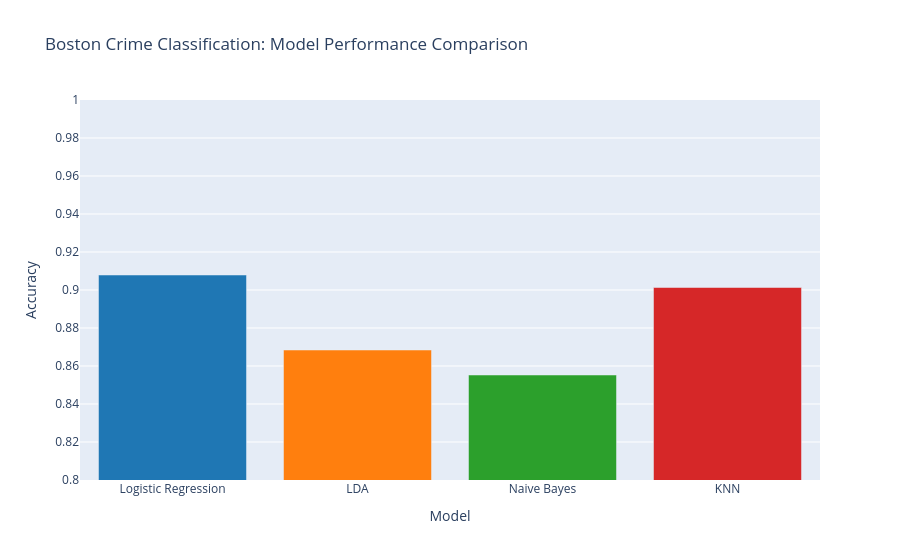

Notebook cell for this chart:
### Code cell
models = ['Logistic Regression', 'LDA', 'Naive Bayes', 'KNN']
accuracies = [
    accuracy_score(y_test, y_pred_log),
    accuracy_score(y_test, y_pred_lda),
    accuracy_score(y_test, y_pred_nb),
    accuracy_score(y_test, y_pred_knn)
]

fig = px.bar(
    x=models,
    y=accuracies,
    labels={'x': 'Model', 'y': 'Accuracy'},
    title='Boston Crime Classification: Model Performance Comparison',
    color=models,
    color_discrete_sequence=['#1f77b4', '#ff7f0e', '#2ca02c', '#d62728']
)
fig.update_layout(showlegend=False, yaxis=dict(range=[0.8, 1.0]))
fig.update_traces(textposition='outside')
fig.show()

### Figure 1 — Plotly figure (JSON) as saved in the notebook; plotly's stock layout.template omitted (floating-point values rounded to 4 significant figures)
{"data": [{"hovertemplate": "color=Logistic Regression<br>Model=%{x}<br>Accuracy=%{y}<extra></extra>", "legendgroup": "Logistic Regression", "marker": {"color": "#1f77b4", "pattern": {"shape": ""}}, "name": "Logistic Regression", "orientation": "v", "showlegend": true, "textposition": "outside", "type": "bar", "x": ["Logistic Regression"], "xaxis": "x", "y": [0.9079], "yaxis": "y"}, {"hovertemplate": "color=LDA<br>Model=%{x}<br>Accuracy=%{y}<extra></extra>", "legendgroup": "LDA", "marker": {"color": "#ff7f0e", "pattern": {"shape": ""}}, "name": "LDA", "orientation": "v", "showlegend": true, "textposition": "outside", "type": "bar", "x": ["LDA"], "xaxis": "x", "y": [0.8684], "yaxis": "y"}, {"hovertemplate": "color=Naive Bayes<br>Model=%{x}<br>Accuracy=%{y}<extra></extra>", "legendgroup": "Naive Bayes", "marker": {"color": "#2ca02c", "pattern": {"shape": ""}}, "name": "Naive Bayes", "orientation": "v", "showlegend": true, "textposition": "outside", "type": "bar", "x": ["Naive Bayes"], "xaxis": "x", "y": [0.8553], "yaxis": "y"}, {"hovertemplate": "color=KNN<br>Model=%{x}<br>Accuracy=%{y}<extra></extra>", "legendgroup": "KNN", "marker": {"color": "#d62728", "pattern": {"shape": ""}}, "name": "KNN", "orientation": "v", "showlegend": true, "textposition": "outside", "type": "bar", "x": ["KNN"], "xaxis": "x", "y": [0.9013], "yaxis": "y"}], "layout": {"barmode": "relative", "legend": {"title": {"text": "color"}, "tracegroupgap": 0}, "showlegend": false, "title": {"text": "Boston Crime Classification: Model Performance Comparison"}, "xaxis": {"anchor": "y", "domain": [0, 1], "title": {"text": "Model"}}, "yaxis": {"anchor": "x", "domain": [0, 1], "range": [0.8, 1], "title": {"text": "Accuracy"}}}}
